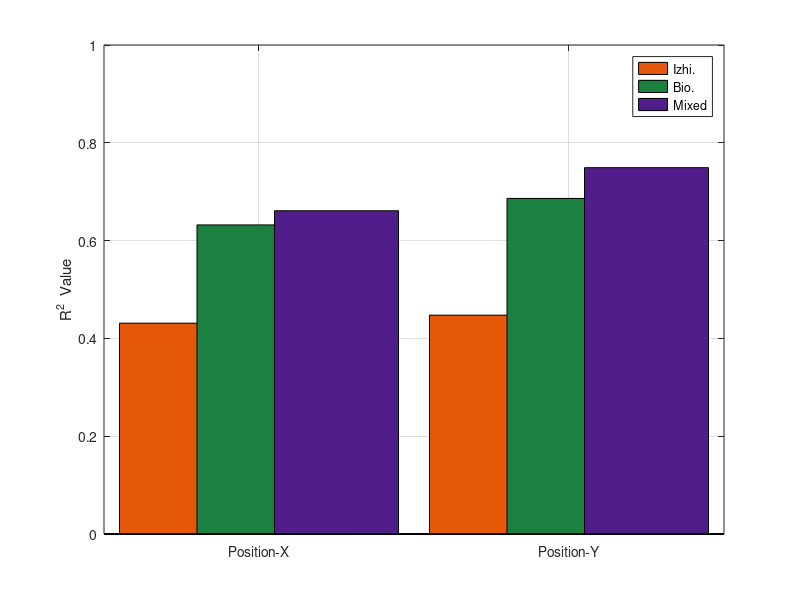
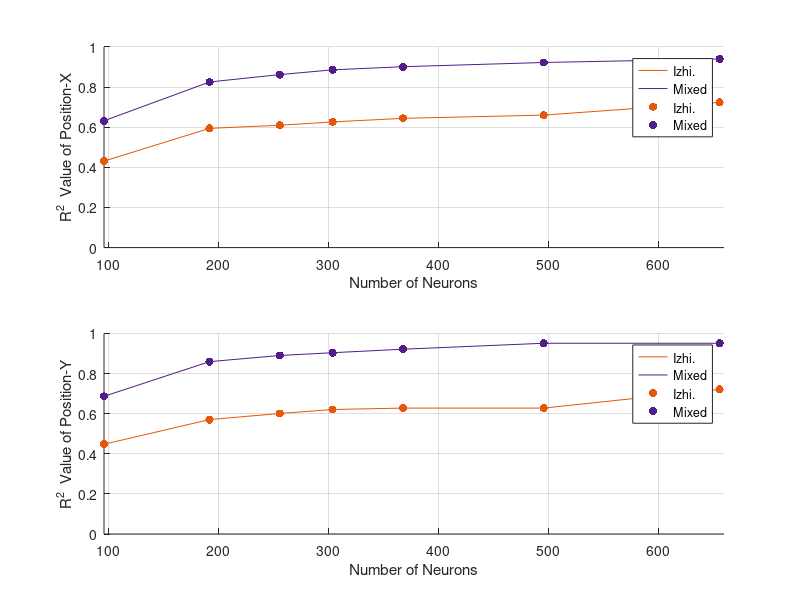

MATLAB code to generate these figures, in order:
%% *****************************************************************************************************************************
% paper: Learning and Controlling Multi-scale Dynamics in Spiking Neural Networks using Recursive Least Square Modifications
% author: Liyuan Han et. al.
% Uploading Time: 2023.09.07
% code availability: https://github.com/LiyuanHan/multiscale-SNN
% file: plot_R2_value.m, This code is plotting for R2 scores computed by three scenarios, i.e., Izhi. Bio. Mixded.
% remark 1: This code is adapted from https://www.nature.com/articles/s41467-017-01827-3.
% remark 2: If you cite this paper, please also cite the paper https://www.nature.com/articles/s41467-017-01827-3.
% *******************************************************************************************************************************
%%
close all
clear all
clc
%%
figure(1)
hold on
R2_x_y = [0.4311 0.6321 0.6611 NaN 0.4475 0.6863 0.7492]; % Izhi. Bio. Mixded; 'NaN' is a blank in figure.
% id = [1 2 3 4 5 6 7];
colors = {'#e55709','#1c8041','#501d8a','#501d8a','#e55709','#1c8041','#501d8a'};
for i = 1:length(R2_x_y)
    b = bar(i,R2_x_y(i));  %0.75是柱形图的宽，可以更改
    set(b(1),'facecolor',colors{i})
end
box on
Xlabel = {'Position-X','Position-Y'};
set(gca,'XTick',[2 6]);
set(gca,'XTickLabel',Xlabel);%设置柱状图每个柱子的横坐标
set(gca,'YLim',[0 1]);%设置纵坐标的数值间隔
ylabel('R^2  Value') 
grid on
legend('Izhi.','Bio.','Mixed')
% legend('Izhi.','Bio.','Mixed','Orientation', 'horizontal')


%%
figure(2)
hold on
% Izhi-R2_x,R2_y; Mixed-R2_x,R2_y
R2_x_y_neu = [0.4311 0.5944 0.6099 0.6265 0.6443 0.6604 0.7236;
              0.4475 0.5704 0.6008 0.6206 0.6276 0.6276 0.7209;
              0.6321 0.8255 0.8624 0.8861 0.9017 0.9227 0.9401;
              0.6863 0.8592 0.8899 0.9037 0.9212 0.9508 0.9508];
num_neu = [96 192 256 304 368 496 656];        
colors = {[229 87 9]/255, [229 87 9]/255, [80 29 138]/255, [80 29 138]/255};
names = {'Izhi.','Izhi.','Mixed','Mixed'};
subplot(2,1,1)
hold on
plot(num_neu,R2_x_y_neu(1,:),'Color',colors{1})
plot(num_neu,R2_x_y_neu(3,:),'Color',colors{3})
scatter(num_neu,R2_x_y_neu(1,:),'filled','MarkerFaceColor',colors{1})
scatter(num_neu,R2_x_y_neu(3,:),'filled','MarkerFaceColor',colors{3})
xlim([96 660]);ylim([0 1]);
xlabel('Number of Neurons')
ylabel('R^2  Value of Position-X')
grid on
legend('Izhi.','Mixed','Izhi.','Mixed','Location', 'best')
subplot(2,1,2)
hold on
plot(num_neu,R2_x_y_neu(2,:),'Color',colors{2})
plot(num_neu,R2_x_y_neu(4,:),'Color',colors{4})
scatter(num_neu,R2_x_y_neu(2,:),'filled','MarkerFaceColor',colors{2})
scatter(num_neu,R2_x_y_neu(4,:),'filled','MarkerFaceColor',colors{4})
xlim([96 660]);ylim([0 1]);
xlabel('Number of Neurons')
ylabel('R^2  Value of Position-Y')
grid on
legend('Izhi.','Mixed','Izhi.','Mixed','Location', 'best')
% for i = 1:size(R2_x_y_neu,1)
%     hold on
%     plot(num_neu,R2_x_y_neu(i,:),'Color',colors{i},'DisplayName',names{i})
%     hold on
%     scatter(num_neu,R2_x_y_neu(i,:),'filled','MarkerFaceColor',colors{i})
% end
% xlim([96 660]);ylim([0 1]);
% xlabel('Number of Neurons')
% ylabel('R^2  Value')
% grid on
% legend('Location', 'best')
